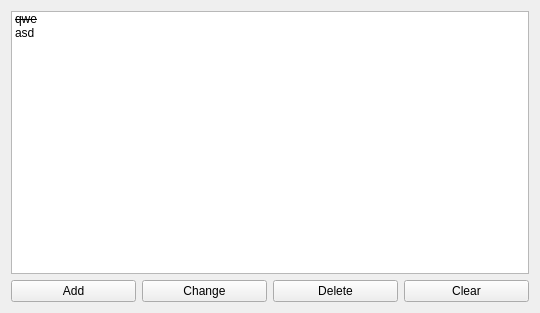
<?xml version="1.0" encoding="UTF-8"?>
<ui version="4.0">
 <class>Form</class>
 <widget class="QWidget" name="Form">
  <property name="geometry">
   <rect>
    <x>0</x>
    <y>0</y>
    <width>540</width>
    <height>313</height>
   </rect>
  </property>
  <property name="windowTitle">
   <string>Form</string>
  </property>
  <layout class="QVBoxLayout" name="verticalLayout_2">
   <item>
    <layout class="QVBoxLayout" name="verticalLayout">
     <item>
      <widget class="QListWidget" name="listWidget">
       <item>
        <property name="text">
         <string>qwe</string>
        </property>
        <property name="font">
         <font>
          <strikeout>true</strikeout>
         </font>
        </property>
        <property name="foreground">
         <brush brushstyle="NoBrush">
          <color alpha="255">
           <red>89</red>
           <green>89</green>
           <blue>89</blue>
          </color>
         </brush>
        </property>
        <property name="flags">
         <set>ItemIsSelectable|ItemIsEditable|ItemIsDragEnabled|ItemIsUserCheckable|ItemIsEnabled</set>
        </property>
       </item>
       <item>
        <property name="text">
         <string>asd</string>
        </property>
       </item>
      </widget>
     </item>
    </layout>
   </item>
   <item>
    <layout class="QHBoxLayout" name="horizontalLayout">
     <property name="sizeConstraint">
      <enum>QLayout::SetDefaultConstraint</enum>
     </property>
     <item>
      <widget class="QPushButton" name="pushButton_2">
       <property name="text">
        <string>Add</string>
       </property>
      </widget>
     </item>
     <item>
      <widget class="QPushButton" name="pushButton_3">
       <property name="text">
        <string>Change</string>
       </property>
      </widget>
     </item>
     <item>
      <widget class="QPushButton" name="pushButton">
       <property name="text">
        <string>Delete</string>
       </property>
      </widget>
     </item>
     <item>
      <widget class="QPushButton" name="pushButton_4">
       <property name="styleSheet">
        <string notr="true"/>
       </property>
       <property name="text">
        <string>Clear</string>
       </property>
      </widget>
     </item>
    </layout>
   </item>
  </layout>
 </widget>
 <resources/>
 <connections/>
</ui>
